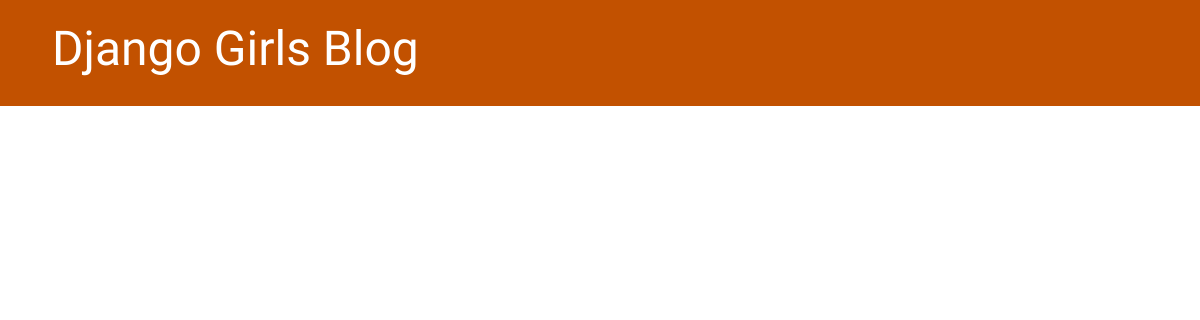
The app's page /, older data.
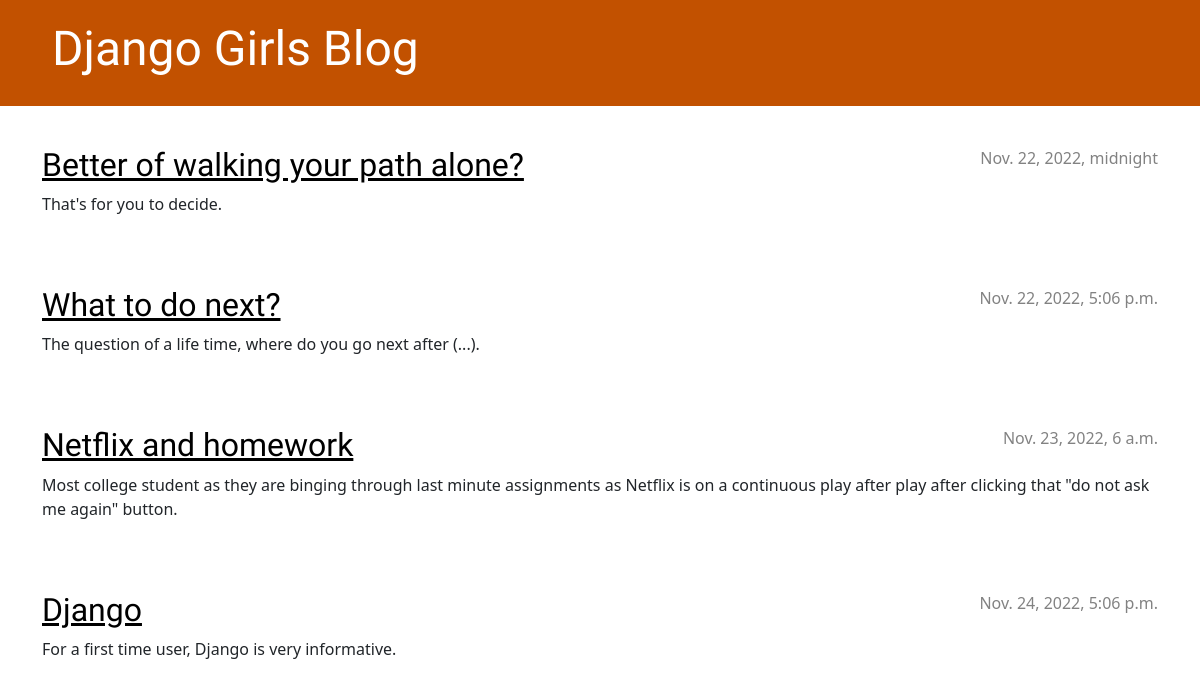
The same page, newer data.
### blog/models.py (models this page shows, shortened)
class Post(models.Model):
    author = models.ForeignKey(
        settings.AUTH_USER_MODEL, on_delete=models.CASCADE)
    title = models.CharField(max_length=200)
    text = models.TextField()
    created_date = models.DateTimeField(default=timezone.now)
    published_date = models.DateTimeField(blank=True, null=True)

### blog/views.py (the view)
# urls.py: path('', views.post_list, name='post_list'),
def post_list(request):
    posts = Post.objects.filter(published_date__lte=timezone.now()).order_by('published_date')
    return render(request, 'blog/post_list.html', {'posts': posts})

### blog/templates/blog/post_list.html
{% extends 'blog/base.html' %}
{% block content %}
    {% for post in posts %}
        <article class="post">
            <time class="date">
                {{ post.published_date }}
            </time>
            <h2><a href="{% url 'post_detail' pk=post.pk %}">{{ post.title }}</a></h2>
            <p>{{ post.text|linebreaksbr }}</p>
        </article>
    {% endfor %}
{% endblock %}

Row changes from the older to the newer data that the page shows:
now on this page (row edited): Post: published_date "Nov. 22, 2022, midnight", title "Better of walking your path alone?", text "That's for you to decide."
now on this page (row edited): Post: published_date "Nov. 22, 2022, 5:06 p.m.", title "What to do next?", text "The question of a life time, where do you go next after (...)."
now on this page (row edited): Post: published_date "Nov. 23, 2022, 6 a.m.", title "Netflix and homework", text "Most college student as they are binging through last minute assignments as Netflix is on a continuous play after play after clicking that \"do not ask me again\" button."
now on this page (row edited): Post: published_date "Nov. 24, 2022, 5:06 p.m.", title "Django", text "For a first time user, Django is very informative."
